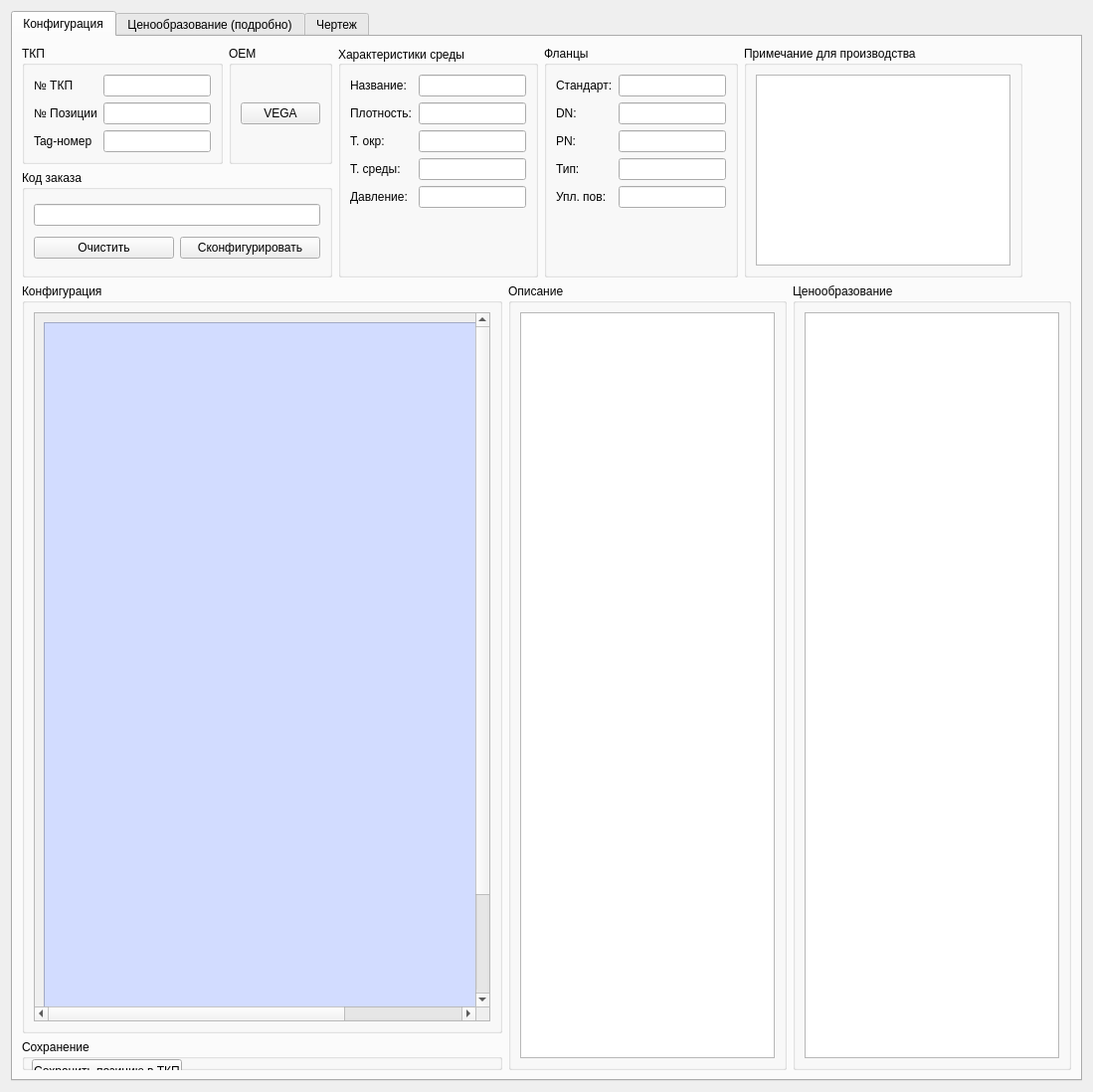
<?xml version="1.0" encoding="UTF-8"?>
<ui version="4.0">
 <class>NotFigurator</class>
 <widget class="QWidget" name="NotFigurator">
  <property name="geometry">
   <rect>
    <x>0</x>
    <y>0</y>
    <width>1099</width>
    <height>1098</height>
   </rect>
  </property>
  <property name="minimumSize">
   <size>
    <width>0</width>
    <height>0</height>
   </size>
  </property>
  <property name="windowTitle">
   <string>NotFigurator</string>
  </property>
  <layout class="QVBoxLayout" name="verticalLayout">
   <item>
    <widget class="QTabWidget" name="tabWidget">
     <property name="minimumSize">
      <size>
       <width>0</width>
       <height>0</height>
      </size>
     </property>
     <property name="currentIndex">
      <number>0</number>
     </property>
     <widget class="QWidget" name="tab">
      <attribute name="title">
       <string>Конфигурация</string>
      </attribute>
      <layout class="QVBoxLayout" name="verticalLayout_10">
       <item>
        <layout class="QHBoxLayout" name="horizontalLayout_5">
         <item>
          <layout class="QVBoxLayout" name="verticalLayout_8">
           <item>
            <layout class="QHBoxLayout" name="horizontalLayout_4">
             <item>
              <widget class="QGroupBox" name="groupBox_2">
               <property name="title">
                <string>ТКП</string>
               </property>
               <layout class="QFormLayout" name="formLayout">
                <item row="0" column="0">
                 <widget class="QLabel" name="label_10">
                  <property name="text">
                   <string>№ ТКП</string>
                  </property>
                 </widget>
                </item>
                <item row="0" column="1">
                 <widget class="QLineEdit" name="lineEdit_2">
                  <property name="alignment">
                   <set>Qt::AlignRight|Qt::AlignTrailing|Qt::AlignVCenter</set>
                  </property>
                 </widget>
                </item>
                <item row="1" column="0">
                 <widget class="QLabel" name="label_11">
                  <property name="text">
                   <string>№ Позиции</string>
                  </property>
                 </widget>
                </item>
                <item row="1" column="1">
                 <widget class="QLineEdit" name="lineEdit_3">
                  <property name="alignment">
                   <set>Qt::AlignRight|Qt::AlignTrailing|Qt::AlignVCenter</set>
                  </property>
                 </widget>
                </item>
                <item row="2" column="0">
                 <widget class="QLabel" name="label_12">
                  <property name="text">
                   <string>Tag-номер</string>
                  </property>
                 </widget>
                </item>
                <item row="2" column="1">
                 <widget class="QLineEdit" name="lineEdit_4">
                  <property name="alignment">
                   <set>Qt::AlignRight|Qt::AlignTrailing|Qt::AlignVCenter</set>
                  </property>
                 </widget>
                </item>
               </layout>
              </widget>
             </item>
             <item>
              <widget class="QGroupBox" name="groupBox_10">
               <property name="sizePolicy">
                <sizepolicy hsizetype="Expanding" vsizetype="Preferred">
                 <horstretch>0</horstretch>
                 <verstretch>0</verstretch>
                </sizepolicy>
               </property>
               <property name="title">
                <string>OEM</string>
               </property>
               <layout class="QVBoxLayout" name="verticalLayout_2">
                <item>
                 <widget class="QPushButton" name="pushButton_6">
                  <property name="text">
                   <string>VEGA</string>
                  </property>
                 </widget>
                </item>
               </layout>
              </widget>
             </item>
            </layout>
           </item>
           <item>
            <widget class="QGroupBox" name="groupBox_3">
             <property name="sizePolicy">
              <sizepolicy hsizetype="Expanding" vsizetype="Preferred">
               <horstretch>0</horstretch>
               <verstretch>0</verstretch>
              </sizepolicy>
             </property>
             <property name="title">
              <string>Код заказа</string>
             </property>
             <layout class="QVBoxLayout" name="verticalLayout_7">
              <item>
               <widget class="QLineEdit" name="lineEdit">
                <property name="alignment">
                 <set>Qt::AlignRight|Qt::AlignTrailing|Qt::AlignVCenter</set>
                </property>
               </widget>
              </item>
              <item>
               <layout class="QHBoxLayout" name="horizontalLayout_3">
                <item>
                 <widget class="QPushButton" name="pushButton_2">
                  <property name="text">
                   <string>Очистить</string>
                  </property>
                  <property name="checkable">
                   <bool>true</bool>
                  </property>
                  <property name="autoDefault">
                   <bool>false</bool>
                  </property>
                  <property name="default">
                   <bool>false</bool>
                  </property>
                  <property name="flat">
                   <bool>false</bool>
                  </property>
                 </widget>
                </item>
                <item>
                 <widget class="QPushButton" name="pushButton">
                  <property name="text">
                   <string>Сконфигурировать</string>
                  </property>
                 </widget>
                </item>
               </layout>
              </item>
             </layout>
            </widget>
           </item>
          </layout>
         </item>
         <item>
          <widget class="QGroupBox" name="groupBox_7">
           <property name="sizePolicy">
            <sizepolicy hsizetype="Fixed" vsizetype="Preferred">
             <horstretch>0</horstretch>
             <verstretch>0</verstretch>
            </sizepolicy>
           </property>
           <property name="title">
            <string>Характеристики среды</string>
           </property>
           <property name="alignment">
            <set>Qt::AlignLeading|Qt::AlignLeft|Qt::AlignVCenter</set>
           </property>
           <layout class="QFormLayout" name="formLayout_2">
            <item row="0" column="0">
             <widget class="QLabel" name="label_13">
              <property name="text">
               <string>Название:</string>
              </property>
             </widget>
            </item>
            <item row="0" column="1">
             <widget class="QLineEdit" name="lineEdit_5"/>
            </item>
            <item row="1" column="0">
             <widget class="QLabel" name="label_14">
              <property name="text">
               <string>Плотность:</string>
              </property>
             </widget>
            </item>
            <item row="1" column="1">
             <widget class="QLineEdit" name="lineEdit_6"/>
            </item>
            <item row="2" column="0">
             <widget class="QLabel" name="label_15">
              <property name="text">
               <string>Т. окр:</string>
              </property>
             </widget>
            </item>
            <item row="2" column="1">
             <widget class="QLineEdit" name="lineEdit_7"/>
            </item>
            <item row="3" column="0">
             <widget class="QLabel" name="label_16">
              <property name="text">
               <string>Т. среды:</string>
              </property>
             </widget>
            </item>
            <item row="3" column="1">
             <widget class="QLineEdit" name="lineEdit_8"/>
            </item>
            <item row="4" column="0">
             <widget class="QLabel" name="label_17">
              <property name="text">
               <string>Давление:</string>
              </property>
             </widget>
            </item>
            <item row="4" column="1">
             <widget class="QLineEdit" name="lineEdit_9"/>
            </item>
           </layout>
          </widget>
         </item>
         <item>
          <widget class="QGroupBox" name="groupBox_8">
           <property name="sizePolicy">
            <sizepolicy hsizetype="Fixed" vsizetype="Preferred">
             <horstretch>0</horstretch>
             <verstretch>0</verstretch>
            </sizepolicy>
           </property>
           <property name="title">
            <string>Фланцы</string>
           </property>
           <layout class="QFormLayout" name="formLayout_3">
            <item row="0" column="0">
             <widget class="QLabel" name="label_18">
              <property name="text">
               <string>Стандарт:</string>
              </property>
             </widget>
            </item>
            <item row="0" column="1">
             <widget class="QLineEdit" name="lineEdit_14"/>
            </item>
            <item row="1" column="0">
             <widget class="QLabel" name="label_22">
              <property name="text">
               <string>DN:</string>
              </property>
             </widget>
            </item>
            <item row="1" column="1">
             <widget class="QLineEdit" name="lineEdit_10"/>
            </item>
            <item row="2" column="0">
             <widget class="QLabel" name="label_19">
              <property name="text">
               <string>PN:</string>
              </property>
             </widget>
            </item>
            <item row="2" column="1">
             <widget class="QLineEdit" name="lineEdit_13"/>
            </item>
            <item row="3" column="0">
             <widget class="QLabel" name="label_21">
              <property name="text">
               <string>Тип:</string>
              </property>
             </widget>
            </item>
            <item row="3" column="1">
             <widget class="QLineEdit" name="lineEdit_11"/>
            </item>
            <item row="4" column="0">
             <widget class="QLabel" name="label_20">
              <property name="text">
               <string>Упл. пов:</string>
              </property>
             </widget>
            </item>
            <item row="4" column="1">
             <widget class="QLineEdit" name="lineEdit_12"/>
            </item>
           </layout>
          </widget>
         </item>
         <item>
          <widget class="QGroupBox" name="groupBox_9">
           <property name="sizePolicy">
            <sizepolicy hsizetype="Expanding" vsizetype="Preferred">
             <horstretch>0</horstretch>
             <verstretch>0</verstretch>
            </sizepolicy>
           </property>
           <property name="title">
            <string>Примечание для производства</string>
           </property>
           <layout class="QVBoxLayout" name="verticalLayout_3">
            <item>
             <widget class="QTextEdit" name="textEdit">
              <property name="sizePolicy">
               <sizepolicy hsizetype="Fixed" vsizetype="Fixed">
                <horstretch>0</horstretch>
                <verstretch>0</verstretch>
               </sizepolicy>
              </property>
             </widget>
            </item>
           </layout>
          </widget>
         </item>
         <item>
          <spacer name="horizontalSpacer">
           <property name="orientation">
            <enum>Qt::Horizontal</enum>
           </property>
           <property name="sizeHint" stdset="0">
            <size>
             <width>40</width>
             <height>20</height>
            </size>
           </property>
          </spacer>
         </item>
        </layout>
       </item>
       <item>
        <layout class="QHBoxLayout" name="horizontalLayout_8">
         <item>
          <layout class="QVBoxLayout" name="verticalLayout_9">
           <item>
            <widget class="QGroupBox" name="groupBox">
             <property name="sizePolicy">
              <sizepolicy hsizetype="Preferred" vsizetype="Expanding">
               <horstretch>0</horstretch>
               <verstretch>0</verstretch>
              </sizepolicy>
             </property>
             <property name="title">
              <string>Конфигурация</string>
             </property>
             <layout class="QVBoxLayout" name="verticalLayout_4">
              <item>
               <widget class="QScrollArea" name="scrollArea">
                <property name="widgetResizable">
                 <bool>true</bool>
                </property>
                <widget class="QWidget" name="scrollAreaWidgetContents">
                 <property name="geometry">
                  <rect>
                   <x>0</x>
                   <y>0</y>
                   <width>618</width>
                   <height>818</height>
                  </rect>
                 </property>
                 <layout class="QVBoxLayout" name="verticalLayout_5">
                  <item>
                   <widget class="QFrame" name="frame">
                    <property name="minimumSize">
                     <size>
                      <width>600</width>
                      <height>800</height>
                     </size>
                    </property>
                    <property name="styleSheet">
                     <string notr="true">background-color: rgb(210, 220, 255);</string>
                    </property>
                    <property name="frameShape">
                     <enum>QFrame::StyledPanel</enum>
                    </property>
                    <property name="frameShadow">
                     <enum>QFrame::Raised</enum>
                    </property>
                   </widget>
                  </item>
                 </layout>
                </widget>
               </widget>
              </item>
             </layout>
            </widget>
           </item>
           <item>
            <widget class="QGroupBox" name="groupBox_4">
             <property name="title">
              <string>Сохранение</string>
             </property>
             <widget class="QPushButton" name="pushButton_4">
              <property name="geometry">
               <rect>
                <x>10</x>
                <y>20</y>
                <width>151</width>
                <height>23</height>
               </rect>
              </property>
              <property name="text">
               <string>Сохранить позицию в ТКП</string>
              </property>
             </widget>
             <widget class="QPushButton" name="pushButton_5">
              <property name="geometry">
               <rect>
                <x>10</x>
                <y>50</y>
                <width>151</width>
                <height>23</height>
               </rect>
              </property>
              <property name="text">
               <string>Экспортировать в Excel</string>
              </property>
             </widget>
            </widget>
           </item>
          </layout>
         </item>
         <item>
          <widget class="QGroupBox" name="groupBox_5">
           <property name="title">
            <string>Описание</string>
           </property>
           <layout class="QHBoxLayout" name="horizontalLayout">
            <item>
             <widget class="QTextEdit" name="textEdit_2">
              <property name="sizePolicy">
               <sizepolicy hsizetype="Minimum" vsizetype="Expanding">
                <horstretch>0</horstretch>
                <verstretch>0</verstretch>
               </sizepolicy>
              </property>
             </widget>
            </item>
           </layout>
          </widget>
         </item>
         <item>
          <widget class="QGroupBox" name="groupBox_6">
           <property name="title">
            <string>Ценообразование</string>
           </property>
           <layout class="QHBoxLayout" name="horizontalLayout_2">
            <item>
             <widget class="QTableView" name="tableView">
              <property name="sizePolicy">
               <sizepolicy hsizetype="Minimum" vsizetype="Expanding">
                <horstretch>0</horstretch>
                <verstretch>0</verstretch>
               </sizepolicy>
              </property>
             </widget>
            </item>
           </layout>
          </widget>
         </item>
        </layout>
       </item>
      </layout>
     </widget>
     <widget class="QWidget" name="tab_2">
      <attribute name="title">
       <string>Ценообразование (подробно)</string>
      </attribute>
     </widget>
     <widget class="QWidget" name="tab_3">
      <attribute name="title">
       <string>Чертеж</string>
      </attribute>
     </widget>
    </widget>
   </item>
  </layout>
 </widget>
 <resources/>
 <connections>
  <connection>
   <sender>pushButton_2</sender>
   <signal>clicked()</signal>
   <receiver>lineEdit</receiver>
   <slot>clear()</slot>
   <hints>
    <hint type="sourcelabel">
     <x>59</x>
     <y>243</y>
    </hint>
    <hint type="destinationlabel">
     <x>177</x>
     <y>211</y>
    </hint>
   </hints>
  </connection>
 </connections>
</ui>
